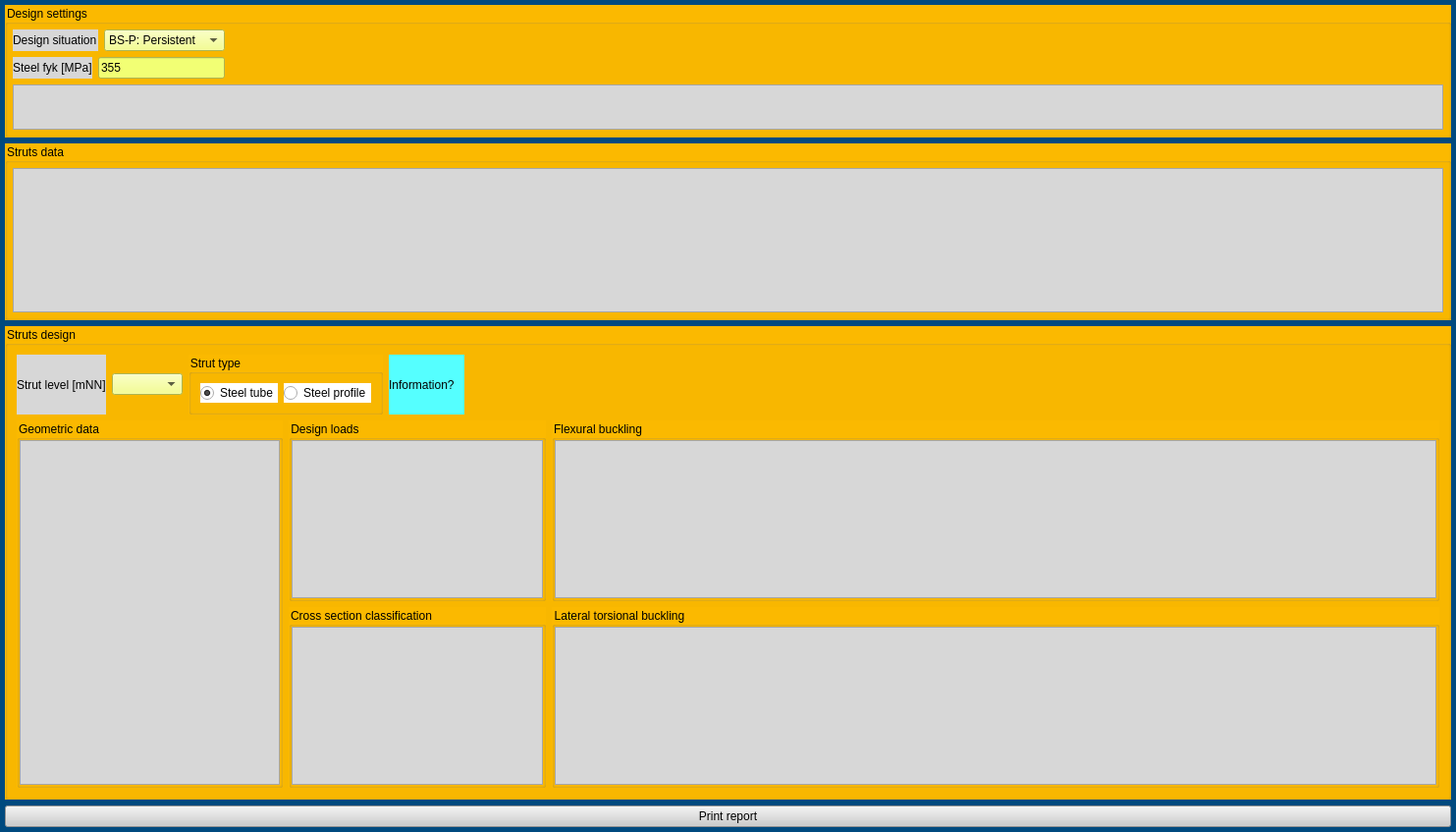
<?xml version="1.0" encoding="UTF-8"?>
<ui version="4.0">
 <class>Form</class>
 <widget class="QWidget" name="Form">
  <property name="geometry">
   <rect>
    <x>0</x>
    <y>0</y>
    <width>1483</width>
    <height>847</height>
   </rect>
  </property>
  <property name="windowTitle">
   <string>Strut dimensioning tool</string>
  </property>
  <property name="styleSheet">
   <string notr="true">QWidget{
background-color: rgb(0, 74, 127);
}

QPushButton{
background-color: rgb(205, 205, 205);
}

QLineEdit{
background-color:rgb(255, 255, 255)
}

QLabel{
background-color:rgb(215, 215, 215)
}

QCheckBox{
background-color:rgb(215, 215, 215)
}


QTableWidget{
background-color:rgb(215, 215, 215)
}

QTabWidget{
background-color:rgb(215, 215, 215)
}

QComboBox{
background-color:rgb(255, 255, 255)
}

QGroupBox{
background-color: rgb(251, 185, 0);
}



</string>
  </property>
  <layout class="QVBoxLayout" name="verticalLayout">
   <property name="leftMargin">
    <number>5</number>
   </property>
   <property name="topMargin">
    <number>5</number>
   </property>
   <property name="rightMargin">
    <number>5</number>
   </property>
   <property name="bottomMargin">
    <number>5</number>
   </property>
   <item>
    <widget class="QGroupBox" name="groupBox">
     <property name="maximumSize">
      <size>
       <width>16777215</width>
       <height>135</height>
      </size>
     </property>
     <property name="styleSheet">
      <string notr="true"/>
     </property>
     <property name="title">
      <string>Design settings</string>
     </property>
     <layout class="QGridLayout" name="gridLayout">
      <property name="leftMargin">
       <number>5</number>
      </property>
      <property name="topMargin">
       <number>5</number>
      </property>
      <property name="rightMargin">
       <number>5</number>
      </property>
      <property name="bottomMargin">
       <number>5</number>
      </property>
      <item row="0" column="0" colspan="2">
       <widget class="QLabel" name="label">
        <property name="text">
         <string>Design situation</string>
        </property>
       </widget>
      </item>
      <item row="0" column="2">
       <widget class="QComboBox" name="comboBox">
        <property name="styleSheet">
         <string notr="true">background-color:rgb(242, 255, 116)</string>
        </property>
        <item>
         <property name="text">
          <string>BS-P: Persistent</string>
         </property>
        </item>
        <item>
         <property name="text">
          <string>BS-T: Transient</string>
         </property>
        </item>
        <item>
         <property name="text">
          <string>BS-A: Accidential</string>
         </property>
        </item>
        <item>
         <property name="text">
          <string>BS-E: Seismic</string>
         </property>
        </item>
       </widget>
      </item>
      <item row="0" column="3">
       <spacer name="horizontalSpacer_2">
        <property name="orientation">
         <enum>Qt::Horizontal</enum>
        </property>
        <property name="sizeHint" stdset="0">
         <size>
          <width>964</width>
          <height>20</height>
         </size>
        </property>
       </spacer>
      </item>
      <item row="1" column="0">
       <widget class="QLabel" name="label_2">
        <property name="text">
         <string>Steel fyk [MPa]</string>
        </property>
       </widget>
      </item>
      <item row="1" column="1" colspan="2">
       <widget class="QLineEdit" name="lineEdit">
        <property name="styleSheet">
         <string notr="true">background-color:rgb(242, 255, 116)</string>
        </property>
        <property name="text">
         <string>355</string>
        </property>
       </widget>
      </item>
      <item row="1" column="3">
       <spacer name="horizontalSpacer_3">
        <property name="orientation">
         <enum>Qt::Horizontal</enum>
        </property>
        <property name="sizeHint" stdset="0">
         <size>
          <width>964</width>
          <height>20</height>
         </size>
        </property>
       </spacer>
      </item>
      <item row="2" column="0" colspan="4">
       <widget class="QTableWidget" name="tableWidget">
        <property name="sizePolicy">
         <sizepolicy hsizetype="Expanding" vsizetype="Minimum">
          <horstretch>0</horstretch>
          <verstretch>0</verstretch>
         </sizepolicy>
        </property>
       </widget>
      </item>
     </layout>
    </widget>
   </item>
   <item>
    <widget class="QGroupBox" name="groupBox_2">
     <property name="maximumSize">
      <size>
       <width>16777215</width>
       <height>180</height>
      </size>
     </property>
     <property name="title">
      <string>Struts data</string>
     </property>
     <layout class="QGridLayout" name="gridLayout_2">
      <property name="leftMargin">
       <number>5</number>
      </property>
      <property name="topMargin">
       <number>5</number>
      </property>
      <property name="rightMargin">
       <number>5</number>
      </property>
      <property name="bottomMargin">
       <number>5</number>
      </property>
      <item row="0" column="0" colspan="3">
       <widget class="QTableWidget" name="tableWidget_2">
        <property name="sizePolicy">
         <sizepolicy hsizetype="Expanding" vsizetype="Minimum">
          <horstretch>0</horstretch>
          <verstretch>0</verstretch>
         </sizepolicy>
        </property>
        <attribute name="horizontalHeaderDefaultSectionSize">
         <number>110</number>
        </attribute>
       </widget>
      </item>
     </layout>
    </widget>
   </item>
   <item>
    <widget class="QGroupBox" name="groupBox_3">
     <property name="sizePolicy">
      <sizepolicy hsizetype="Preferred" vsizetype="Expanding">
       <horstretch>0</horstretch>
       <verstretch>0</verstretch>
      </sizepolicy>
     </property>
     <property name="maximumSize">
      <size>
       <width>16777215</width>
       <height>500</height>
      </size>
     </property>
     <property name="title">
      <string>Struts design</string>
     </property>
     <layout class="QGridLayout" name="gridLayout_3">
      <item row="0" column="2" colspan="2">
       <widget class="QGroupBox" name="groupBox_9">
        <property name="title">
         <string>Strut type</string>
        </property>
        <layout class="QHBoxLayout" name="horizontalLayout">
         <item>
          <widget class="QRadioButton" name="radioButton">
           <property name="styleSheet">
            <string notr="true">background-color:rgb(255, 255, 255)</string>
           </property>
           <property name="text">
            <string>Steel tube</string>
           </property>
           <property name="checked">
            <bool>true</bool>
           </property>
          </widget>
         </item>
         <item>
          <widget class="QRadioButton" name="radioButton_2">
           <property name="styleSheet">
            <string notr="true">background-color:rgb(255, 255, 255)</string>
           </property>
           <property name="text">
            <string>Steel profile</string>
           </property>
          </widget>
         </item>
        </layout>
       </widget>
      </item>
      <item row="1" column="0" rowspan="2" colspan="3">
       <widget class="QGroupBox" name="groupBox_4">
        <property name="sizePolicy">
         <sizepolicy hsizetype="Minimum" vsizetype="Preferred">
          <horstretch>0</horstretch>
          <verstretch>0</verstretch>
         </sizepolicy>
        </property>
        <property name="maximumSize">
         <size>
          <width>350</width>
          <height>16777215</height>
         </size>
        </property>
        <property name="title">
         <string>Geometric data</string>
        </property>
        <layout class="QVBoxLayout" name="verticalLayout_2">
         <property name="leftMargin">
          <number>0</number>
         </property>
         <property name="topMargin">
          <number>0</number>
         </property>
         <property name="rightMargin">
          <number>0</number>
         </property>
         <property name="bottomMargin">
          <number>0</number>
         </property>
         <item>
          <widget class="QTableWidget" name="tableWidget_3"/>
         </item>
        </layout>
       </widget>
      </item>
      <item row="1" column="3" colspan="3">
       <widget class="QGroupBox" name="groupBox_5">
        <property name="sizePolicy">
         <sizepolicy hsizetype="Minimum" vsizetype="Preferred">
          <horstretch>0</horstretch>
          <verstretch>0</verstretch>
         </sizepolicy>
        </property>
        <property name="maximumSize">
         <size>
          <width>350</width>
          <height>16777215</height>
         </size>
        </property>
        <property name="title">
         <string>Design loads</string>
        </property>
        <layout class="QVBoxLayout" name="verticalLayout_3">
         <property name="leftMargin">
          <number>0</number>
         </property>
         <property name="topMargin">
          <number>0</number>
         </property>
         <property name="rightMargin">
          <number>0</number>
         </property>
         <property name="bottomMargin">
          <number>0</number>
         </property>
         <item>
          <widget class="QTableWidget" name="tableWidget_4"/>
         </item>
        </layout>
       </widget>
      </item>
      <item row="1" column="6">
       <widget class="QGroupBox" name="groupBox_6">
        <property name="sizePolicy">
         <sizepolicy hsizetype="Expanding" vsizetype="Preferred">
          <horstretch>0</horstretch>
          <verstretch>0</verstretch>
         </sizepolicy>
        </property>
        <property name="title">
         <string>Flexural buckling</string>
        </property>
        <layout class="QVBoxLayout" name="verticalLayout_4">
         <property name="leftMargin">
          <number>0</number>
         </property>
         <property name="topMargin">
          <number>0</number>
         </property>
         <property name="rightMargin">
          <number>0</number>
         </property>
         <property name="bottomMargin">
          <number>0</number>
         </property>
         <item>
          <widget class="QTableWidget" name="tableWidget_5">
           <attribute name="horizontalHeaderDefaultSectionSize">
            <number>120</number>
           </attribute>
          </widget>
         </item>
        </layout>
       </widget>
      </item>
      <item row="2" column="3" colspan="3">
       <widget class="QGroupBox" name="groupBox_8">
        <property name="maximumSize">
         <size>
          <width>350</width>
          <height>16777215</height>
         </size>
        </property>
        <property name="title">
         <string>Cross section classification</string>
        </property>
        <layout class="QVBoxLayout" name="verticalLayout_6">
         <property name="leftMargin">
          <number>0</number>
         </property>
         <property name="topMargin">
          <number>0</number>
         </property>
         <property name="rightMargin">
          <number>0</number>
         </property>
         <property name="bottomMargin">
          <number>0</number>
         </property>
         <item>
          <widget class="QTableWidget" name="tableWidget_7"/>
         </item>
        </layout>
       </widget>
      </item>
      <item row="2" column="6">
       <widget class="QGroupBox" name="groupBox_7">
        <property name="sizePolicy">
         <sizepolicy hsizetype="Expanding" vsizetype="Preferred">
          <horstretch>0</horstretch>
          <verstretch>0</verstretch>
         </sizepolicy>
        </property>
        <property name="title">
         <string>Lateral torsional buckling</string>
        </property>
        <layout class="QVBoxLayout" name="verticalLayout_5">
         <property name="leftMargin">
          <number>0</number>
         </property>
         <property name="topMargin">
          <number>0</number>
         </property>
         <property name="rightMargin">
          <number>0</number>
         </property>
         <property name="bottomMargin">
          <number>0</number>
         </property>
         <item>
          <widget class="QTableWidget" name="tableWidget_6"/>
         </item>
        </layout>
       </widget>
      </item>
      <item row="0" column="0">
       <widget class="QLabel" name="label_3">
        <property name="text">
         <string>Strut level [mNN]</string>
        </property>
       </widget>
      </item>
      <item row="0" column="5" colspan="2">
       <spacer name="horizontalSpacer_4">
        <property name="orientation">
         <enum>Qt::Horizontal</enum>
        </property>
        <property name="sizeHint" stdset="0">
         <size>
          <width>1013</width>
          <height>20</height>
         </size>
        </property>
       </spacer>
      </item>
      <item row="0" column="1">
       <widget class="QComboBox" name="comboBox_2">
        <property name="styleSheet">
         <string notr="true">background-color:rgb(242, 255, 116)</string>
        </property>
       </widget>
      </item>
      <item row="0" column="4">
       <widget class="QLabel" name="label_4">
        <property name="toolTip">
         <string>&lt;html&gt;&lt;head/&gt;&lt;body&gt;&lt;p&gt;Strut dimensioning is based on stablity checks w.r.t. flexural bucking and lateral torsional buckling using the reduction factor method described in EN 1993-1-1, Section 6.3. Using this approach, the structural capacity of the cross-section for members subject to axial force and bending moments is already covered. &lt;/p&gt;&lt;p&gt;In principle, design of struting system should be based on the design situation 'BS-P'. In additional to the steel selfweight distribution load, an additional distribution load of 1 kN/m is considered as recommended by EAB.&lt;/p&gt;&lt;p&gt;In principle, steel tubes or steel profiles used for strutting system should be of the cross-section classs QK 1/2/3. For cross-section classes QK 1/2, plastic moment resistance is used for design checks. For cross-section classes QK 3, elastic moment resistance is used for design checks.&lt;/p&gt;&lt;p&gt;Cross-section classification is carried out based on EN 1993-1-1, Section 5.5. The cross-section class for the flange H-profiles, the shell buckling parameter k_sigma is determined according to EN 1993-1-5 (or Table 13.4 in the book Kindmann and Frickel, Elastische und plastische Querschnittstragfähigkeit, 2017). This procedure for the classification of the H-profile flange only applies for a single beam strut and it is only carried out when Mzd is not zero. For a strut composed of two beams, the design loads are divided by the number of beams for the determination of the cross-section class. The cross-section class is the maxium of the cross-section class for the web and that for the flange.&lt;/p&gt;&lt;p&gt;&lt;br/&gt;In cross-section design, both flexural buckling and lateral torsional buckling are to be carried out for H-profile beams. For steel tubes, due to large torsional stiffnesses G*I_t and E*I_w and similar moment of inertia for the area in both directions in the cross-section, only flexural buckling is checked.&lt;/p&gt;&lt;p&gt;For a strut that is composed of 2 beams, distance beam-to-beam is the clear distance between the 2 beams. Strut force for design in compression is positive but inside the cross-section classification calculation, compressive stress is negative.&lt;/p&gt;&lt;p&gt;Custom tubes and steel profiles can be added as json files under the following paths.&lt;/p&gt;&lt;p&gt;Tubes: .\Moniman\solver\plaxis2d\tubes\jsons&lt;/p&gt;&lt;p&gt;Steel profiles: .\Moniman\solver\plaxis2d\steel_profiles\jsons&lt;/p&gt;&lt;/body&gt;&lt;/html&gt;</string>
        </property>
        <property name="styleSheet">
         <string notr="true">background-color: rgb(85, 255, 255);</string>
        </property>
        <property name="text">
         <string>Information?</string>
        </property>
       </widget>
      </item>
     </layout>
    </widget>
   </item>
   <item>
    <widget class="QPushButton" name="pushButton">
     <property name="text">
      <string>Print report</string>
     </property>
    </widget>
   </item>
  </layout>
 </widget>
 <resources/>
 <connections/>
</ui>
